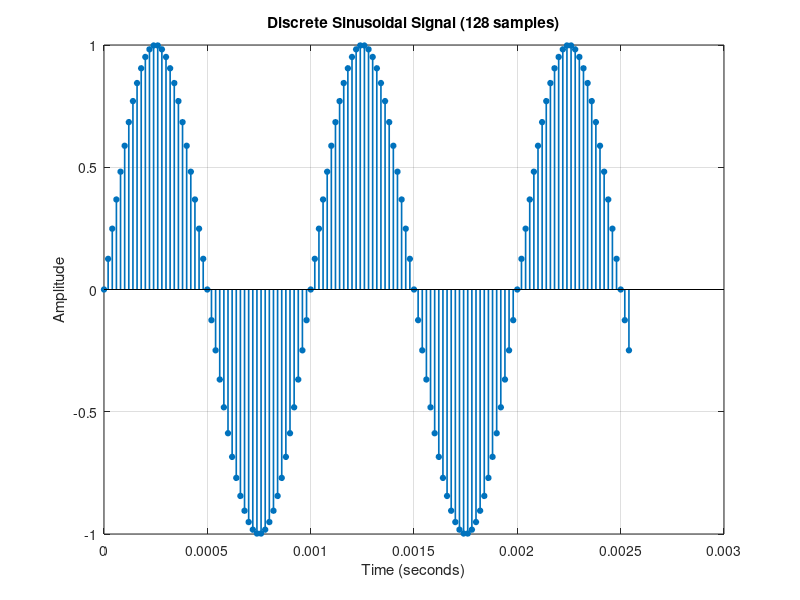
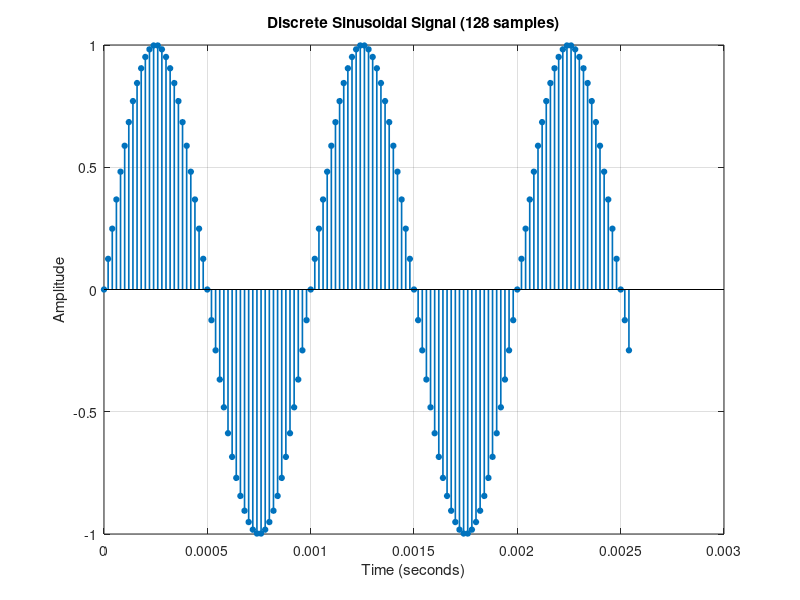

Recreate these plots in MATLAB, in order.
f = 1000;      

f = 1000;      
fs = 50000;     


dt = 1 / fs;


num_samples = 128;
n = 0 : (num_samples - 1);
t = n * dt;              


amplitude = 1;
signal = amplitude * sin(2 * pi * f * t);


figure;
stem(t, signal, 'filled', 'LineWidth', 1.2, 'MarkerSize', 4);


title('Discrete Sinusoidal Signal (128 samples)');
xlabel('Time (seconds)');
ylabel('Amplitude');
grid on;
dt = 1 / fs;

num_samples = 128;
n = 0 : (num_samples - 1); 
t = n * dt;                

amplitude = 1;
signal = amplitude * sin(2 * pi * f * t);


figure;
stem(t, signal, 'filled', 'LineWidth', 1.2, 'MarkerSize', 4);


title('Discrete Sinusoidal Signal (128 samples)');
xlabel('Time (seconds)');
ylabel('Amplitude');
grid on;
